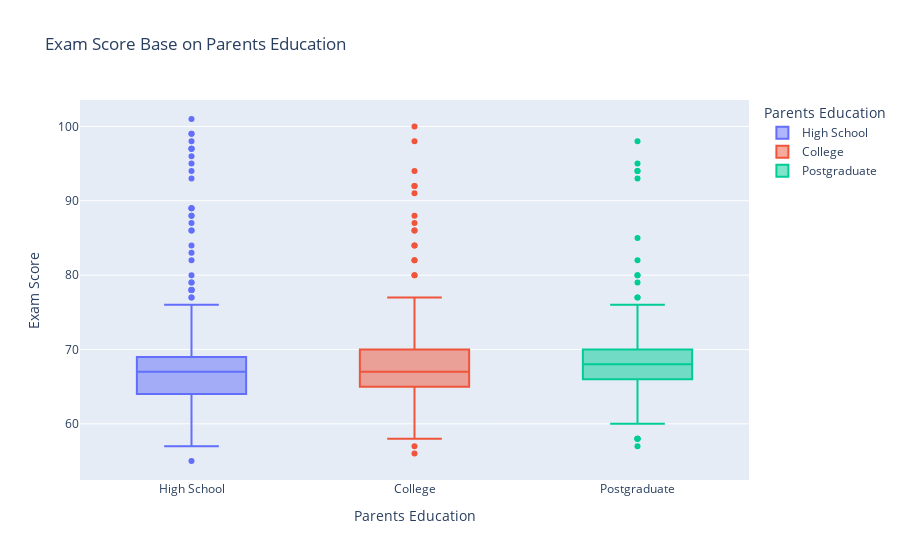

Here is the notebook cell this chart was saved with:
### Code cell
fig = px.box(df, x="Parental_Education_Level", y="Exam_Score",
             color="Parental_Education_Level", # Give a different colour for each category
             title="Exam Score Base on Parents Education",
             labels={"Parental_Education_Level": "Parents Education", "Exam_Score": "Exam Score"})

fig.update_layout(xaxis_title="Parents Education", yaxis_title="Exam Score") # Other options for labelling

fig.show()

### Figure 1 — Plotly figure (JSON) as saved in the notebook; plotly's stock layout.template omitted (floating-point values rounded to 4 significant figures; data arrays with more than 128 entries replaced by an {"elided": "..."} marker saying what was removed)
{"data": [{"alignmentgroup": "True", "hovertemplate": "Parents Education=%{x}<br>Exam Score=%{y}<extra></extra>", "legendgroup": "High School", "marker": {"color": "#636efa"}, "name": "High School", "notched": false, "offsetgroup": "High School", "orientation": "v", "showlegend": true, "type": "box", "x": {"elided": "3159 str values"}, "x0": " ", "xaxis": "x", "y": {"elided": "3159 int values"}, "y0": " ", "yaxis": "y"}, {"alignmentgroup": "True", "hovertemplate": "Parents Education=%{x}<br>Exam Score=%{y}<extra></extra>", "legendgroup": "College", "marker": {"color": "#EF553B"}, "name": "College", "notched": false, "offsetgroup": "College", "orientation": "v", "showlegend": true, "type": "box", "x": {"elided": "1939 str values"}, "x0": " ", "xaxis": "x", "y": {"elided": "1939 int values"}, "y0": " ", "yaxis": "y"}, {"alignmentgroup": "True", "hovertemplate": "Parents Education=%{x}<br>Exam Score=%{y}<extra></extra>", "legendgroup": "Postgraduate", "marker": {"color": "#00cc96"}, "name": "Postgraduate", "notched": false, "offsetgroup": "Postgraduate", "orientation": "v", "showlegend": true, "type": "box", "x": {"elided": "1280 str values"}, "x0": " ", "xaxis": "x", "y": {"elided": "1280 int values"}, "y0": " ", "yaxis": "y"}], "layout": {"boxmode": "overlay", "legend": {"title": {"text": "Parents Education"}, "tracegroupgap": 0}, "title": {"text": "Exam Score Base on Parents Education"}, "xaxis": {"anchor": "y", "categoryarray": ["High School", "College", "Postgraduate"], "categoryorder": "array", "domain": [0, 1], "title": {"text": "Parents Education"}}, "yaxis": {"anchor": "x", "domain": [0, 1], "title": {"text": "Exam Score"}}}}
